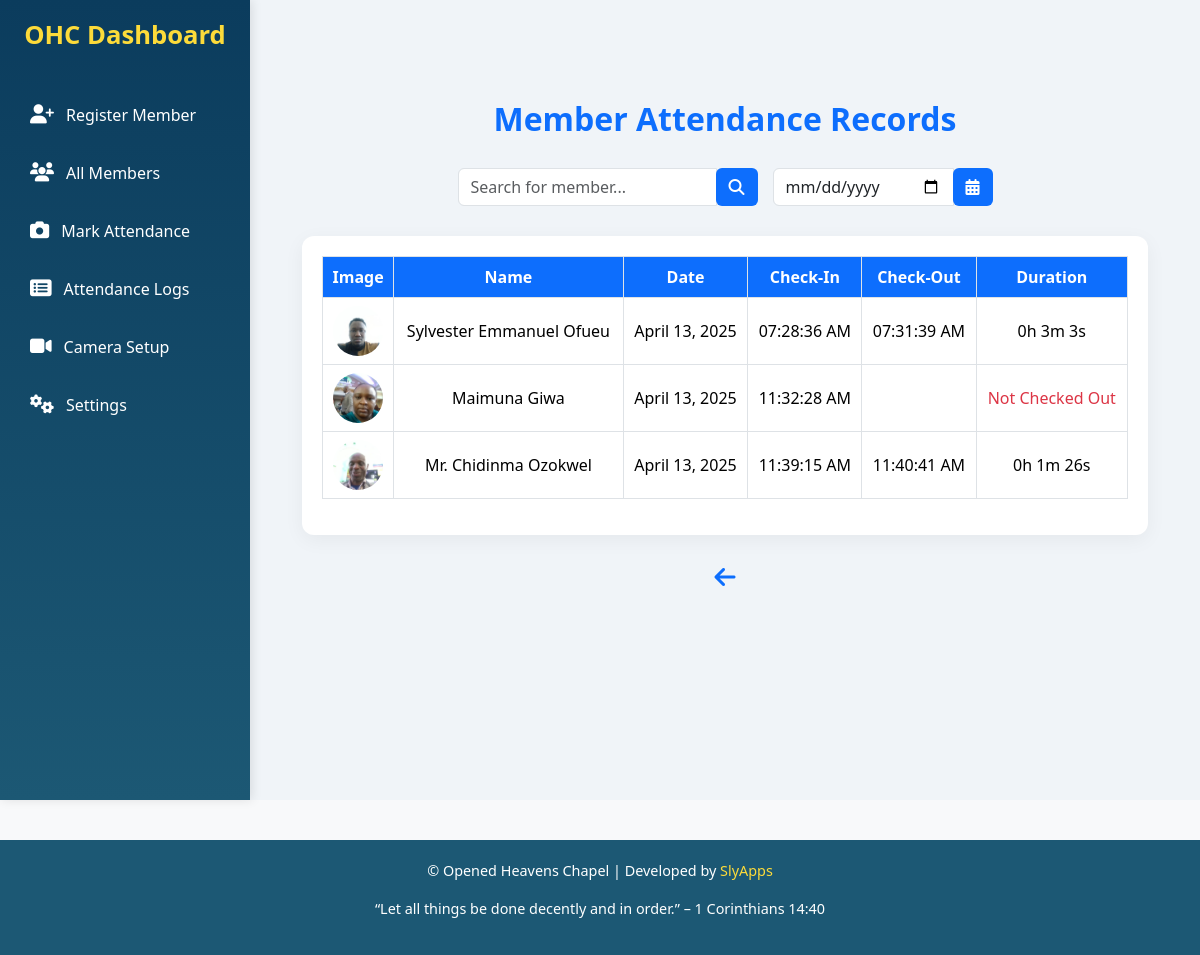
Page /persons/attendance/ on the earlier database version.
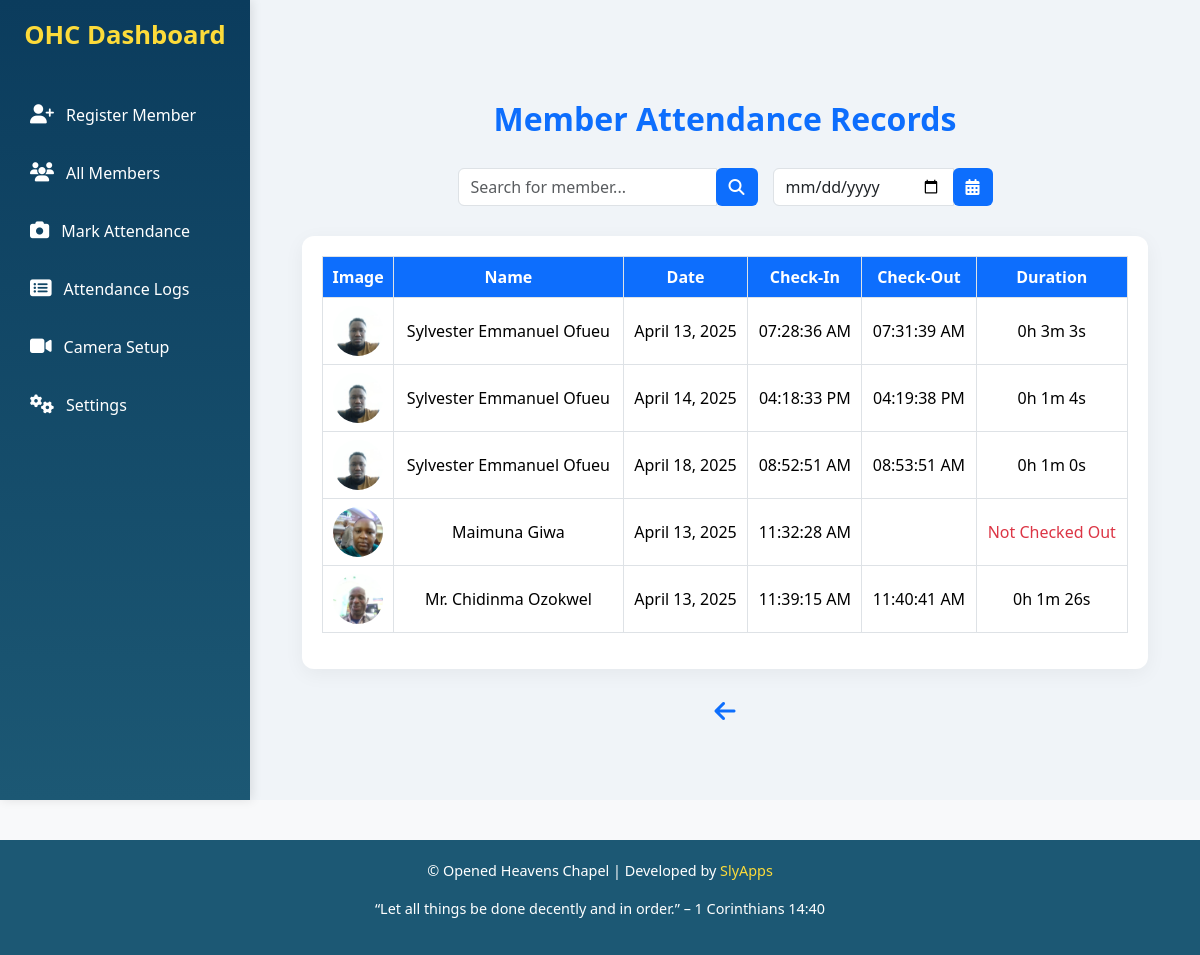
Same page on the later database version.
### churchOffice/models.py (models this page shows, shortened)
class Attendance(models.Model):
    person = models.ForeignKey(Person, on_delete=models.CASCADE)
    date = models.DateField()
    check_in_time = models.DateTimeField(null=True, blank=True)
    check_out_time = models.DateTimeField(null=True, blank=True)
    def calculate_duration(self):
        if self.check_in_time and self.check_out_time:
            duration = self.check_out_time - self.check_in_time
            hours, remainder = divmod(duration.total_seconds(), 3600)
            minutes, seconds = divmod(remainder, 60)
            return f"{int(hours)}h {int(minutes)}m {int(seconds)}s"
        return None

class Person(models.Model):
    name = models.CharField(max_length=255)
    portal_id = models.CharField(max_length=100)
    image = models.ImageField(upload_to='person_images/', null=True, blank=True)
    authorized = models.BooleanField(default=False)

### churchOffice/views.py (the view)
# urls.py: path('persons/attendance/', views.person_attendance_list, name='person_attendance_list'),
def person_attendance_list(request):
    search_query = request.GET.get('search', '')
    date_filter = request.GET.get('attendance_date', '')
    persons = Person.objects.all()
    if search_query:
        persons = persons.filter(name__icontains=search_query)
    person_attendance_data = []
    for person in persons:
        attendance_records = Attendance.objects.filter(person=person)
        if date_filter:
            attendance_records = attendance_records.filter(date=date_filter)
        attendance_records = attendance_records.order_by('date')
        person_attendance_data.append({
            'person': person,
            'attendance_records': attendance_records
        })
    context = {
        'person_attendance_data': person_attendance_data,
        'search_query': search_query,  # Pass the search query to the template
        'date_filter': date_filter  # Pass the date filter to the template
    }
    return render(request, 'user_attendance_list.html', context)

### templates/user_attendance_list.html (shortened to what this page needs)
{% extends "base.html" %}
{% block content %}
<div class="container">
    <h2 class="heading">Member Attendance Records</h2>
    <form method="get" class="filter-container">
        <div class="input-group" style="max-width: 300px;">
            <input type="text" name="search" class="form-control" placeholder="Search for member..." value="{{ search_query }}">
            <div class="input-group-append">
                <button class="btn btn-custom" type="submit"><i class="fas fa-search"></i></button>
            </div>
        </div>
        <div class="input-group" style="max-width: 220px;">
            <input type="date" name="attendance_date" class="form-control" value="{{ date_filter }}">
            <div class="input-group-append">
                <button class="btn btn-custom" type="submit"><i class="fas fa-calendar-alt"></i></button>
            </div>
        </div>
    </form>
    <div class="table-responsive attendance-table">
        <table class="table table-bordered table-hover">
            <thead>
                <tr>
                    <th>Image</th>
                    <th>Name</th>
                    <th>Date</th>
                    <th>Check-In</th>
                    <th>Check-Out</th>
                    <th>Duration</th>
                </tr>
            </thead>
            <tbody>
                {% for data in person_attendance_data %}
                    {% for attendance in data.attendance_records %}
                    <tr>
                        <td>
                            {% if data.person.image %}
                                <img src="{{ data.person.image.url }}" alt="{{ data.person.name }}"
                                     style="width: 50px; height: 50px; border-radius: 50%; object-fit: cover;">
                            {% else %}
                                <span class="text-muted">No Image</span>
                            {% endif %}
                        </td>
                        <td>{{ data.person.name }}</td>
                        <td>{{ attendance.date }}</td>
                        <td>{{ attendance.check_in_time|date:"h:i:s A" }}</td>
                        <td>{{ attendance.check_out_time|date:"h:i:s A" }}</td>
                        <td>
                            {% if attendance.check_in_time and attendance.check_out_time %}
                                {{ attendance.calculate_duration }}
                            {% else %}
                                <span class="text-danger">Not Checked Out</span>
                            {% endif %}
                        </td>
                    </tr>
                    {% endfor %}
                {% empty %}
                    <tr>
                        <td colspan="6" class="text-center text-muted">No attendance records found.</td>
                    </tr>
                {% endfor %}
            </tbody>
        </table>
    </div>
    <div class="footer">
        <i class="fas fa-arrow-left back-icon" onclick="location.href='/'"></i>
    </div>
</div>
{% endblock %}

### templates/base.html (shortened to what this page needs)
<!DOCTYPE html>
<html lang="en">
<head>
    <link href="https://cdn.jsdelivr.net/npm/bootstrap@5.3.2/dist/css/bootstrap.min.css" rel="stylesheet">
    <link rel="stylesheet" href="https://cdnjs.cloudflare.com/ajax/libs/font-awesome/6.5.0/css/all.min.css">
</head>
<body>
    <div class="sidebar">
        <h2>OHC Dashboard</h2>
        <a href="{% url 'search_user' %}"><i class="fas fa-user-plus"></i> Register Member</a>
        <a href="{% url 'person_list' %}"><i class="fas fa-users"></i> All Members</a>
        <a href="{% url 'capture_and_recognize' %}"><i class="fas fa-camera"></i> Mark Attendance</a>
        <a href="{% url 'person_attendance_list' %}"><i class="fas fa-list-alt"></i> Attendance Logs</a>
        <a href="{% url 'camera_config_list' %}"><i class="fas fa-video"></i> Camera Setup</a>
        <a href="#"><i class="fas fa-cogs"></i> Settings</a>
    </div>
    <div class="main-content">
        {% block content %}
        {% endblock %}
    </div>
    <footer>
        <p>© {{ now|date:"Y" }} Opened Heavens Chapel | Developed by <a href="#">SlyApps</a></p>
        <p>“Let all things be done decently and in order.” – 1 Corinthians 14:40</p>
    </footer>
</body>
</html>

### templates/base.html (style rules this page uses)
body, html { margin: 0; padding: 0; font-family: 'Poppins', sans-serif; background: #f4f7fa; color: #333; }
.sidebar { width: 250px; background: linear-gradient(180deg, #0b3c5d, #1c5874); color: #fff; height: 100vh; position: fixed; padding: 20px 15px; box-shadow: 2px 0 10px rgba(0, 0, 0, 0.1); }
.sidebar h2 { text-align: center; font-weight: 700; font-size: 1.6rem; margin-bottom: 40px; color: #fddb3a; }
.sidebar a { display: flex; align-items: center; padding: 12px 15px; margin-bottom: 10px; border-radius: 6px; color: #ffffff; text-decoration: none; transition: background 0.3s; }
.sidebar a i { margin-right: 12px; font-size: 1.2em; }
.main-content { margin-left: 250px; padding: 40px; min-height: 100vh; background-color: #f0f4f8; }
footer { text-align: center; padding: 20px; font-size: 0.9em; background: #1c5874; color: #ffffff; margin-top: 40px; }
footer a { color: #fddb3a; text-decoration: none; }

### templates/user_attendance_list.html (style rules this page uses)
body { background-color: #f8f9fa; font-family: 'Segoe UI', Tahoma, Geneva, Verdana, sans-serif; }
.container { margin-top: 60px; }
.heading { text-align: center; color: #0d6efd; margin-bottom: 30px; font-weight: 700; }
.filter-container { display: flex; flex-wrap: wrap; justify-content: center; gap: 15px; margin-bottom: 30px; }
.btn-custom { background-color: #0d6efd; color: white; font-weight: 600; }
.attendance-table { background-color: white; padding: 20px; border-radius: 12px; box-shadow: 0 5px 20px rgba(0, 0, 0, 0.05); }
.table th { background-color: #0d6efd; color: white; text-align: center; vertical-align: middle; }
.table td { text-align: center; vertical-align: middle; }
.footer { margin-top: 30px; text-align: center; }
.back-icon { font-size: 1.5rem; color: #0d6efd; cursor: pointer; transition: color 0.3s; }

Differences in the rows shown:
added Attendance: person.image (picture), {{ data.person.name }} "Sylvester Emmanuel Ofueu", date "April 14, 2025", check_in_time "04:18:33 PM", check_out_time "04:19:38 PM", calculate_duration "0h 1m 4s", shown under Person "Sylvester Emmanuel Ofueu"
added Attendance: person.image (picture), {{ data.person.name }} "Sylvester Emmanuel Ofueu", date "April 18, 2025", check_in_time "08:52:51 AM", check_out_time "08:53:51 AM", calculate_duration "0h 1m 0s", shown under Person "Sylvester Emmanuel Ofueu"
